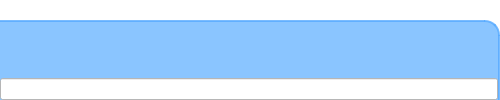
<?xml version="1.0" encoding="UTF-8"?>
<ui version="4.0">
 <class>MainWidget</class>
 <widget class="QWidget" name="MainWidget">
  <property name="geometry">
   <rect>
    <x>0</x>
    <y>0</y>
    <width>500</width>
    <height>100</height>
   </rect>
  </property>
  <property name="windowTitle">
   <string>Form</string>
  </property>
  <property name="styleSheet">
   <string>QWidget#MainWidget {
	background-color: rgba(255, 255, 255, 0);
}

QFrame#MainFrame {
	background-color: rgba(85, 170, 255, 175);
	border: 2px solid rgba(85, 170, 255, 200);
	border-left: 0px;
	border-bottom: 0px;
	border-top-right-radius:15px;
}

QPlainTextEdit#chatTextEdit {
	background-color: rgba(255, 255, 255, 0);
	alternate-background-color: rgba(255, 255, 255, 0);
	color: rgb(255, 255, 255);
	margin-left: 10px;
	margin-right: 15px;
	border: 0px;
}

QLineEdit#chatInput {
	min-height: 20px;
	background-image: url(:/images/iconPen.png);
	background-position: bottom left;
	background-repeat: no-repeat;
	background-color: rgba(255, 255, 255, 255);
	padding-left: 23px;
}

QPushButton {
	padding: 2px 5px;
	font-size: 11px;
	color: rgb(61, 80, 255);
	background-color: rgba(255, 255, 255, 0);
}

QPushButton::hover {
	color: rgb(85, 170, 255);
}

QPushButton::!hover {
	color: rgb(255, 255, 255);
}

QPushButton::pressed {
	color: rgba(85, 170, 255, 200);
	border: 0px;
}</string>
  </property>
  <layout class="QVBoxLayout" name="verticalLayout_3">
   <property name="spacing">
    <number>0</number>
   </property>
   <property name="margin">
    <number>0</number>
   </property>
   <item>
    <layout class="QHBoxLayout" name="horizontalLayout">
     <item>
      <widget class="QLabel" name="label">
       <property name="sizePolicy">
        <sizepolicy hsizetype="Fixed" vsizetype="Fixed">
         <horstretch>0</horstretch>
         <verstretch>0</verstretch>
        </sizepolicy>
       </property>
       <property name="styleSheet">
        <string>font-size: 16px;
font: bold;
color: rgb(255, 255, 255);
margin-right: 10px;
margin-left: 10px;</string>
       </property>
       <property name="text">
        <string>World Chat</string>
       </property>
       <property name="indent">
        <number>0</number>
       </property>
      </widget>
     </item>
     <item>
      <widget class="QPushButton" name="pushButttonHide">
       <property name="minimumSize">
        <size>
         <width>40</width>
         <height>0</height>
        </size>
       </property>
       <property name="text">
        <string>Show</string>
       </property>
       <property name="flat">
        <bool>true</bool>
       </property>
      </widget>
     </item>
     <item>
      <spacer name="horizontalSpacer">
       <property name="orientation">
        <enum>Qt::Horizontal</enum>
       </property>
       <property name="sizeHint" stdset="0">
        <size>
         <width>40</width>
         <height>20</height>
        </size>
       </property>
      </spacer>
     </item>
    </layout>
   </item>
   <item>
    <widget class="QFrame" name="MainFrame">
     <property name="frameShape">
      <enum>QFrame::StyledPanel</enum>
     </property>
     <property name="frameShadow">
      <enum>QFrame::Raised</enum>
     </property>
     <layout class="QVBoxLayout" name="verticalLayout_2">
      <property name="margin">
       <number>0</number>
      </property>
      <item>
       <layout class="QVBoxLayout" name="verticalLayout">
        <property name="spacing">
         <number>0</number>
        </property>
        <item>
         <widget class="QPlainTextEdit" name="chatTextEdit">
          <property name="minimumSize">
           <size>
            <width>0</width>
            <height>48</height>
           </size>
          </property>
          <property name="readOnly">
           <bool>true</bool>
          </property>
         </widget>
        </item>
        <item>
         <widget class="QLineEdit" name="chatInput"/>
        </item>
       </layout>
      </item>
     </layout>
    </widget>
   </item>
  </layout>
 </widget>
 <resources/>
 <connections/>
</ui>
